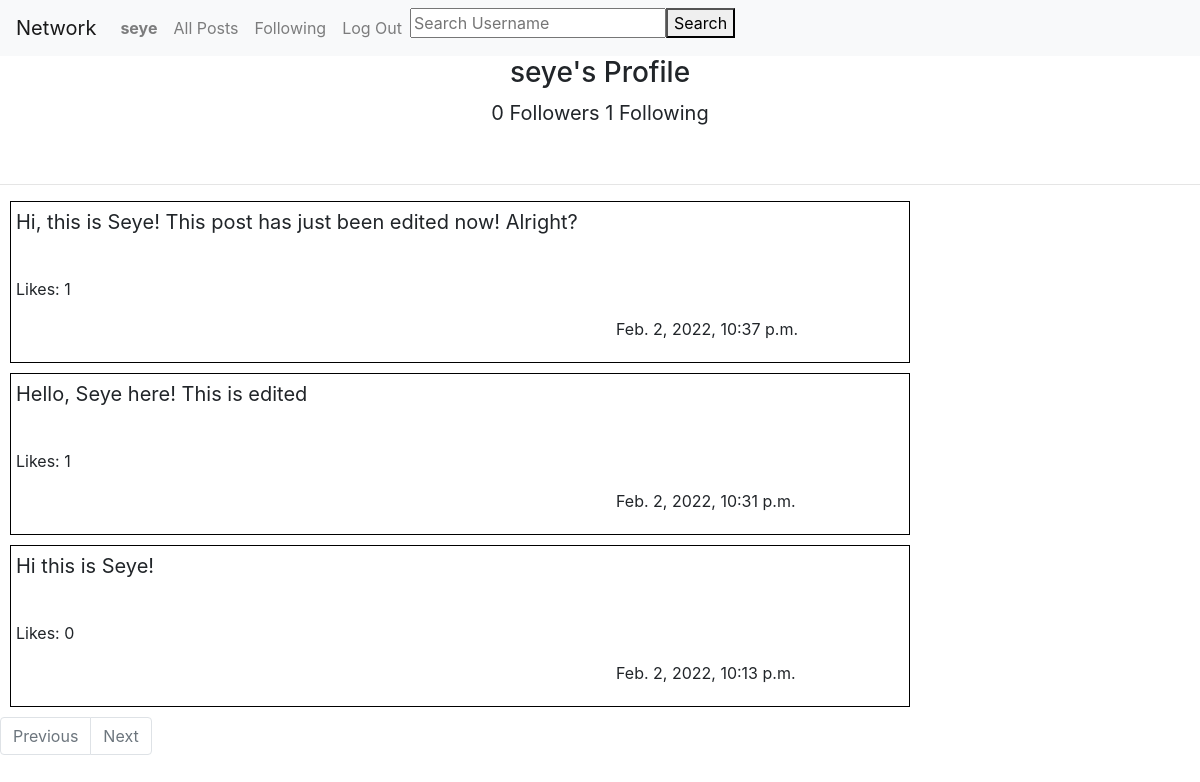
/profile (signed in), run on the app's committed database.
### network/models.py (models this page shows, shortened)
class User(AbstractUser):
    followers=IntegerField(default=0)
    following=IntegerField(default=0)

class Post(Model):
    username=CharField(max_length=200, null=True)
    content=TextField(null=True)
    date=DateTimeField(null=True, auto_now_add=True)
    like=IntegerField(default=0)

### network/views.py (the view)
# urls.py: path("profile", views.profile, name="profile"),
def profile(request):
    post=Post.objects.filter(username=request.user.username).order_by('-date')
    paginator = Paginator(post, 10)
    page_num = request.GET.get('page')
    page_item = paginator.get_page(page_num)
    return render(request, "network/profile.html", {
    'profile_user':User.objects.get(username=request.user.username),
    'post':page_item,
    'actual_user':request.user.username,
    })

### network/templates/network/profile.html (shortened to what this page needs)
{% extends "network/layout.html" %}
{% block body %}
<h3 style='text-align:center;'>{{profile_user.username}}'s Profile</h3>
<p style='text-align:center; font-size:20px;'> {{profile_user.followers}} Followers  {{profile_user.following}} Following</p>
<br>
<hr>
{%for item in post%}
<div class="post" style='border: solid 1px black;margin: 10px; width:900px; padding:5px;'>
  <p style="font-size:20px;">{{item.content}}</p>
  <br>
  <p>Likes: {{item.like}}</p>
  <p style="margin-left:600px;">{{item.date}}</p>
</div>
{%endfor%}
<nav aria-label="Page navigation">
  <ul class="pagination">
    {% if post.has_previous %}
    <li class="page-item"><a class="page-link" href="?page={{post.previous_page_number}}">Previous</a></li>
    {%else%}
    <li class="page-item disabled"><a class="page-link" href="#" tabindex="-1" aria-disabled="True">Previous</a></li>
    {%endif%}
    {% if post.has_next %}
    <li class="page-item"><a class="page-link" href="?page={{post.next_page_number}}">Next</a></li>
    {% else %}
    <li class="page-item disabled"><a class="page-link" href="#" tabindex="-1" aria-disabled="True">Next</a></li>
    {%endif%}
  </ul>
</nav>
{% endblock %}

### network/templates/network/layout.html (shortened to what this page needs)
{% load static %}
<!DOCTYPE html>
<html lang="en">
    <head>
        <link rel="stylesheet" href="https://stackpath.bootstrapcdn.com/bootstrap/4.4.1/css/bootstrap.min.css">
        <link href="{% static 'network/styles.css' %}" rel="stylesheet">
    </head>
    <body>
        <nav class="navbar navbar-expand-lg navbar-light bg-light">
            <a class="navbar-brand" href="#">Network</a>
            <div>
              <ul class="navbar-nav mr-auto">
                {% if user.is_authenticated %}
                    <li class="nav-item">
                      <form class="" action="index.html" method="post">
                        <a class="nav-link" type="submit" href="{%url 'network:profile'%}"><strong>{{ user.username }}</strong></a>
                      </form>
                    </li>
                {% endif %}
                <li class="nav-item">
                  <a class="nav-link" href="{% url 'network:index' %}">All Posts</a>
                </li>
                {% if user.is_authenticated %}
                    <li class="nav-item">
                        <a class="nav-link" href="{%url 'network:following'%}">Following</a>
                    </li>
                    <li class="nav-item">
                        <a class="nav-link" href="{% url 'network:logout' %}">Log Out</a>
                    </li>
                {% endif %}
                <form class="" action="{%url 'network:other_user_profile'%}" method="get">
                  <div class="" style="display:flex;">
                    <input type="text" name="username" value="" placeholder="Search Username">
                    <button type="submit" name="button">Search</button>
                  </div>
                </form>
              </ul>
            </div>
          </nav>
        <div class="body">
            {% block body %}
            {% endblock %}
        </div>
    </body>
</html>

### data on the page
User: username "seye", followers "0", following "1"
Post: content "Hi, this is Seye! This post has just been edited now! Alright?", like "1", date "Feb. 2, 2022, 10:37 p.m."
Post: content "Hello, Seye here! This is edited", like "1", date "Feb. 2, 2022, 10:31 p.m."
Post: content "Hi this is Seye!", like "0", date "Feb. 2, 2022, 10:13 p.m."
